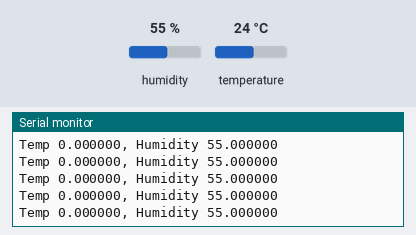
The sketch below on a simulated ESP8266 (NodeMCU). Shown: the last lines printed to the serial monitor. Inputs (shaded band) come from the test bench; at power-on: humidity 55 %, temperature 24 °C.

Above: at 2.8 s.
2.9 s: humidity set to 22 %
At 4.4 s:
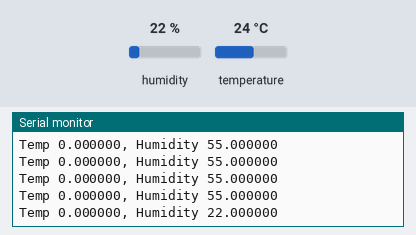
5.6 s: humidity set to 40 %
At 5.6 s:
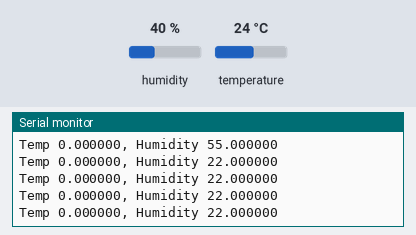
Timing chart, 0 to 8.6 s (numbered marks = the images above; inputs shaded):
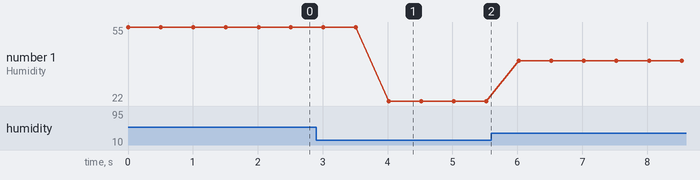

The sketch:

DHT22.ino
```cpp
#include "Adafruit_DHT/Adafruit_DHT.h"

// Sensor type
#define DHTTYPE DHT22    	// DHT 22 (AM2302)

#define DHT_SENSOR_PIN D6
DHT dht(DHT_SENSOR_PIN, DHTTYPE);

void setup() {
    Serial.begin(115200);

    // Give power to the sensor
    dht.begin();
}

void loop() {
        // Read Sensor
    float temperature = dht.getTempCelcius();
    float humidity = dht.getHumidity();

    Serial.println(String::format("Temp %f, Humidity %f", temperature, humidity));

    delay(500);
}
```

Measured:
- after the input at 2.9 s, the serial monitor: prints a new line after 1.1 s (image 1)
- plotted number 1: 55 → 22 after the input at 2.9 s, 22 → 40 after the input at 5.6 s
